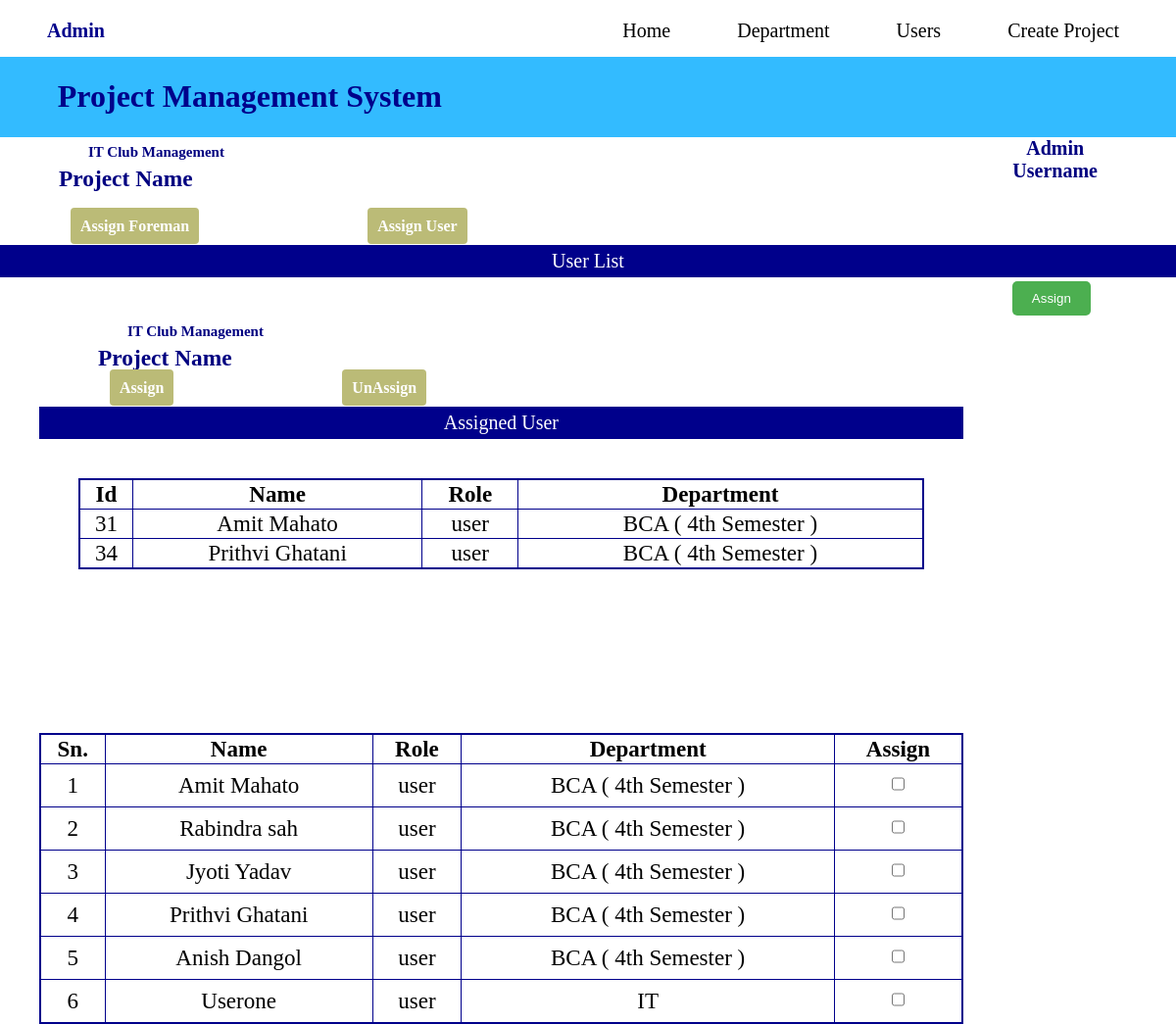
The app's page /Assignment/userAssignProject.php?p_id=9 (signed in), older data.
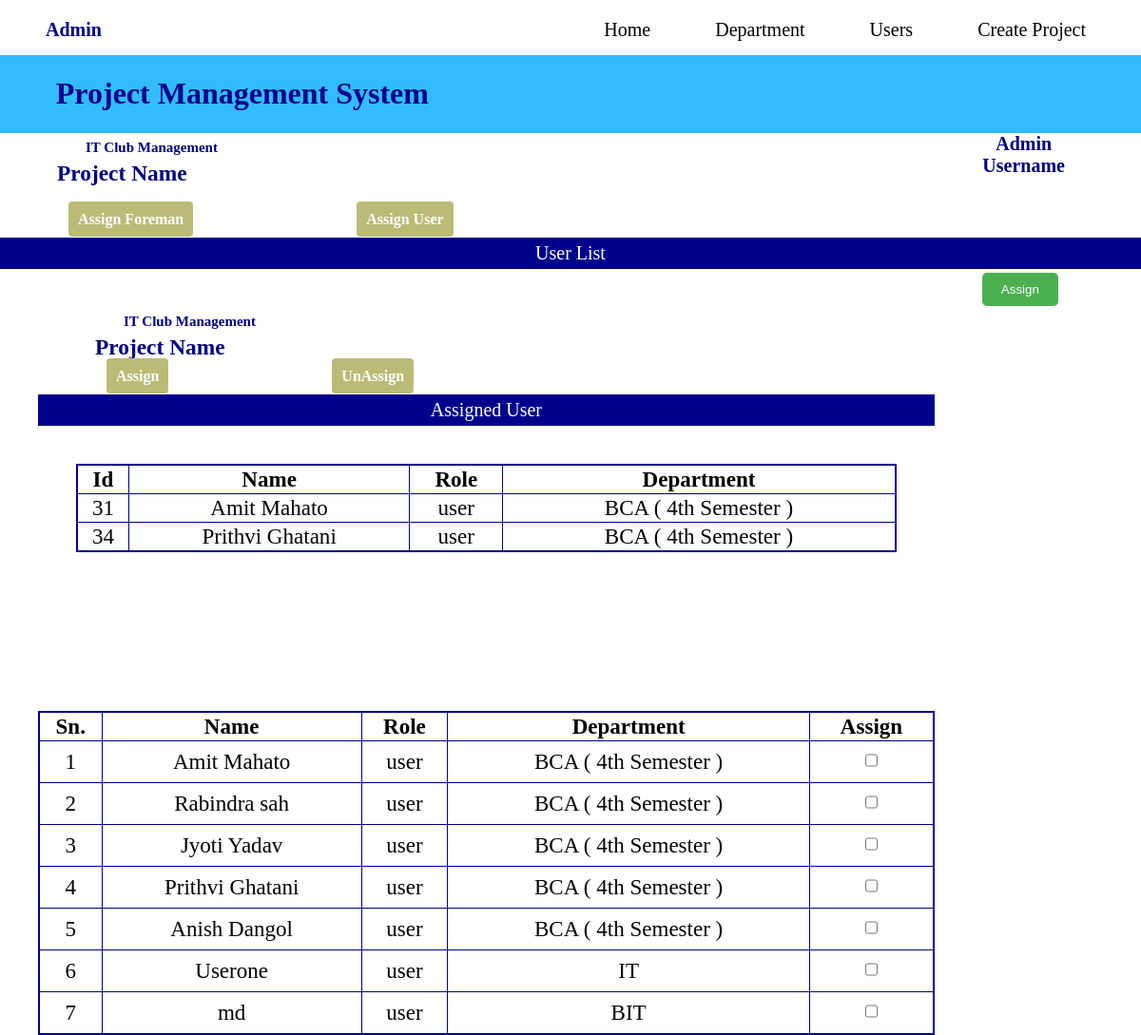
The same page, newer data.
### tables this page shows
CREATE TABLE `assigned_member` (
  `Id` int(11) NOT NULL,
  `user_id` int(11) DEFAULT 0,
  `project_id` int(11) DEFAULT 0,
  `foreman_id` int(11) DEFAULT 0,
  `main_task_id` int(11) NOT NULL
);

CREATE TABLE `users` (
  `id` int(11) NOT NULL,
  `fullname` varchar(255) NOT NULL,
  `email` varchar(50) DEFAULT NULL,
  `phone` int(11) DEFAULT NULL,
  `address` varchar(255) NOT NULL,
  `username` varchar(255) DEFAULT NULL,
  `password` varchar(255) DEFAULT NULL,
  `department_id` int(11) DEFAULT NULL,
  `role` varchar(20) NOT NULL,
  `created_date` timestamp NOT NULL DEFAULT current_timestamp() ON UPDATE current_timestamp()
);

CREATE TABLE `department` (
  `dpt_id` int(11) NOT NULL,
  `department_name` varchar(255) NOT NULL,
  `created_date` timestamp NOT NULL DEFAULT current_timestamp() ON UPDATE current_timestamp()
);

### Assignment/userAssignProject.php (the view, shortened to what the changed rows need)
<?php
include '../dbconnect/dbconnect.php';
   $userType = $_SESSION["user_type"];
?>
<!DOCTYPE html>
<html lang="en">
<head>
    <link rel="stylesheet" href="../css/headpname.css">
    <link rel="stylesheet" href="../css/assignment.css">
</head>
<body>
<?php
    if($userType=="admin" || $userType=="foreman")
{?>
    <div class="assign_nav">
        <div class="assign_nav_inc">
            <?php
                include "../interface_nav.php";
            ?>
        </div>
    <br>
        <div class='showuser'>
            <div class="usertableview">
            <?php
                include "./assigned_user.php";
            ?>
                <form action="" method="POST">
                    <table border="1">
                        <?php
                            $sn=1;
                            $query_users_view="SELECT * from users where role='user'";
                            $result_view=mysqli_query($conn,$query_users_view);
                            $num_view=mysqli_num_rows($result_view);
                            if($num_view>0)
                            {?>
                                <tr>
                                <th>Sn.</th>
                                <th>Name</th>
                                <th>Role</th>
                                <th>Department</th>
                                <th>Assign</th>
                                </tr>
                                <?php
                                while($row=mysqli_fetch_assoc($result_view))
                                {
                                    $user_id=$row['id'];
                                    $fullname=$row['fullname'];
                                    $role=$row['role'];
                                    $dpt_id=$row['department_id'];
                                    ?>
                                    <tr>
                                        <td><?php echo  $sn ?></td>
                                        <td><?php echo $fullname  ?></td>
                                        <td><?php echo $role ?></td>
                                        <?php
                                            $query_department_view="SELECT * from department where dpt_id='$dpt_id'";
                                            $dpt_result_view=mysqli_query($conn,$query_department_view);
                                            $row=mysqli_fetch_assoc($dpt_result_view);
                                            $dpt_name=$row['department_name'];
                                        ?>
                                        <td><?php echo $dpt_name ?></td>
                                        <td><input type="checkbox" name="checked_id[]" value="<?php echo $user_id; ?>" class="checkbox">
                                        </td>
                                        <?php $sn++; ?>
                                    </tr>
                                <?php
                                }
                            }
                            else
                            {
                                echo "No Users Found.";
                            }
                        ?>
                    </table>
            </div>
        </div>
    <?php
    }
    else
    { echo "Access Forbidden";
    }?>
</body>
</html>

### Assignment/assigned_user.php (shortened to what the changed rows need)
<?php
include '../dbconnect/dbconnect.php';
$project_id = $_GET['p_id'];
   $userType = $_SESSION["user_type"];
?>
<!DOCTYPE html>
<html lang="en">
<head>
    <link rel="stylesheet" href="../css/project_details.css">
    <link rel="stylesheet" href="../css/assignment.css">
</head>
<body>
    <?php
if($userType== "admin" || $userType== "foreman" || $userType=="user")
        { ?>
        <div class='showuser'>
            <div class="usertableview">
                <form action="" method="POST">
                    <table border="1">
                        <?php
                            $query_assigned_view="SELECT * from assigned_member where project_id='$project_id'";
                            $result_assigned=mysqli_query($conn,$query_assigned_view);
                            $num_assigned=mysqli_num_rows($result_assigned);
                            if($num_assigned>0)
                            {?>
                             <tr>
                                <th>Id</th>
                                <th>Name</th>
                                <th>Role</th>
                                <th>Department</th>
                                </tr>
                                <?php
                                while($row=mysqli_fetch_assoc($result_assigned))
                                {
                                    $assigned_user_id=$row['user_id'];
                                    if($assigned_user_id=='0')
                                    {
                                    }
                                    else if(!$assigned_user_id=='0')
                                    {
                                        $query_users_view="SELECT * from users where id='$assigned_user_id'";
                                        $result_view=mysqli_query($conn,$query_users_view);
                                        $num_view=mysqli_num_rows($result_view);
                                        if($num_view>0)
                                        {
                                            while($row=mysqli_fetch_assoc($result_view))
                                            {
                                                $user_id=$row['id'];
                                                $fullname=$row['fullname'];
                                                $role=$row['role'];
                                                $dpt_id=$row['department_id'];
                                            }
                                        }
                                        ?>
                                        <tr>
                                            <td><?php echo  $user_id ?></td>
                                            <td><?php echo $fullname  ?></td>
                                            <td><?php echo $role ?></td>
                                        <?php
                                            $query_department_view="SELECT * from department where dpt_id='$dpt_id'";
                                            $dpt_result_view=mysqli_query($conn,$query_department_view);
                                                $row=mysqli_fetch_assoc($dpt_result_view);
                                                    $dpt_name=$row['department_name'];
                                        ?>
                                        <td><?php echo $dpt_name ?></td>
                                        </tr>
                                        <?php
                                    }
                                }
                            }
                            else
                            {
                                echo "No Assigned Member Found.";
                            }
                        ?>
                    </table>
            </div>
        </div>
    <?php
    }
    else
    { echo "Access Forbidden";
    }?>
</body>
</html>

Row changes from the older to the newer data that the page shows:
added users: fullname "md", role "user", department.department_name "BIT"
